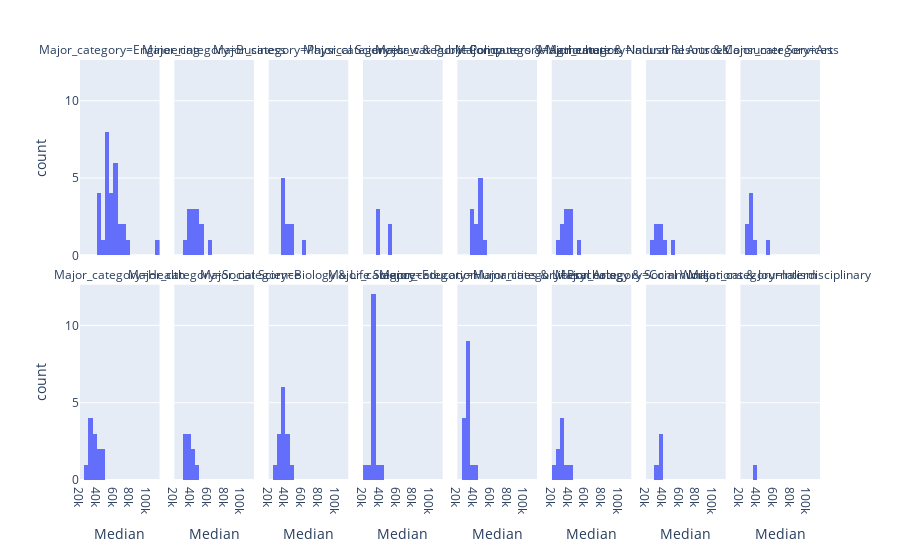

The notebook cell saved with this chart:
### Code cell
px.histogram(df_raw,
             x = 'Median',
             facet_col = 'Major_category',
             facet_col_wrap = 8)

### Figure 1 — Plotly figure (JSON) as saved in the notebook; plotly's stock layout.template omitted (floating-point values rounded to 4 significant figures)
{"data": [{"alignmentgroup": "True", "bingroup": "x", "hovertemplate": "Major_category=Engineering<br>Median=%{x}<br>count=%{y}<extra></extra>", "legendgroup": "", "marker": {"color": "#636efa", "pattern": {"shape": ""}}, "name": "", "offsetgroup": "", "orientation": "v", "showlegend": false, "type": "histogram", "x": [110000, 75000, 73000, 70000, 65000, 65000, 60000, 60000, 60000, 60000, 60000, 60000, 58000, 57100, 57000, 56000, 54000, 52000, 52000, 50000, 50000, 50000, 50000, 50000, 46000, 44000, 40000, 40000, 40000], "xaxis": "x9", "yaxis": "y9"}, {"alignmentgroup": "True", "bingroup": "x", "hovertemplate": "Major_category=Business<br>Median=%{x}<br>count=%{y}<extra></extra>", "legendgroup": "", "marker": {"color": "#636efa", "pattern": {"shape": ""}}, "name": "", "offsetgroup": "", "orientation": "v", "showlegend": false, "type": "histogram", "x": [62000, 51000, 50000, 47000, 46000, 45000, 40000, 40000, 40000, 38000, 38000, 36000, 33000], "xaxis": "x10", "yaxis": "y10"}, {"alignmentgroup": "True", "bingroup": "x", "hovertemplate": "Major_category=Physical Sciences<br>Median=%{x}<br>count=%{y}<extra></extra>", "legendgroup": "", "marker": {"color": "#636efa", "pattern": {"shape": ""}}, "name": "", "offsetgroup": "", "orientation": "v", "showlegend": false, "type": "histogram", "x": [62000, 46000, 45000, 44700, 40000, 39000, 36200, 36000, 35000, 35000], "xaxis": "x11", "yaxis": "y11"}, {"alignmentgroup": "True", "bingroup": "x", "hovertemplate": "Major_category=Law & Public Policy<br>Median=%{x}<br>count=%{y}<extra></extra>", "legendgroup": "", "marker": {"color": "#636efa", "pattern": {"shape": ""}}, "name": "", "offsetgroup": "", "orientation": "v", "showlegend": false, "type": "histogram", "x": [54000, 50000, 36000, 36000, 35000], "xaxis": "x12", "yaxis": "y12"}, {"alignmentgroup": "True", "bingroup": "x", "hovertemplate": "Major_category=Computers & Mathematics<br>Median=%{x}<br>count=%{y}<extra></extra>", "legendgroup": "", "marker": {"color": "#636efa", "pattern": {"shape": ""}}, "name": "", "offsetgroup": "", "orientation": "v", "showlegend": false, "type": "histogram", "x": [53000, 45000, 45000, 45000, 45000, 45000, 42000, 41300, 37500, 36400, 35000], "xaxis": "x13", "yaxis": "y13"}, {"alignmentgroup": "True", "bingroup": "x", "hovertemplate": "Major_category=Agriculture & Natural Resources<br>Median=%{x}<br>count=%{y}<extra></extra>", "legendgroup": "", "marker": {"color": "#636efa", "pattern": {"shape": ""}}, "name": "", "offsetgroup": "", "orientation": "v", "showlegend": false, "type": "histogram", "x": [53000, 40000, 40000, 40000, 35000, 35000, 35000, 32000, 30000, 29000], "xaxis": "x14", "yaxis": "y14"}, {"alignmentgroup": "True", "bingroup": "x", "hovertemplate": "Major_category=Industrial Arts & Consumer Services<br>Median=%{x}<br>count=%{y}<extra></extra>", "legendgroup": "", "marker": {"color": "#636efa", "pattern": {"shape": ""}}, "name": "", "offsetgroup": "", "orientation": "v", "showlegend": false, "type": "histogram", "x": [50000, 40000, 38400, 35000, 32000, 30000, 29000], "xaxis": "x15", "yaxis": "y15"}, {"alignmentgroup": "True", "bingroup": "x", "hovertemplate": "Major_category=Arts<br>Median=%{x}<br>count=%{y}<extra></extra>", "legendgroup": "", "marker": {"color": "#636efa", "pattern": {"shape": ""}}, "name": "", "offsetgroup": "", "orientation": "v", "showlegend": false, "type": "histogram", "x": [50000, 35000, 32000, 31000, 30500, 30000, 29000, 27000], "xaxis": "x16", "yaxis": "y16"}, {"alignmentgroup": "True", "bingroup": "x", "hovertemplate": "Major_category=Health<br>Median=%{x}<br>count=%{y}<extra></extra>", "legendgroup": "", "marker": {"color": "#636efa", "pattern": {"shape": ""}}, "name": "", "offsetgroup": "", "orientation": "v", "showlegend": false, "type": "histogram", "x": [48000, 45000, 42000, 40000, 36000, 35000, 35000, 34000, 33500, 33000, 32400, 28000], "xaxis": "x", "yaxis": "y"}, {"alignmentgroup": "True", "bingroup": "x", "hovertemplate": "Major_category=Social Science<br>Median=%{x}<br>count=%{y}<extra></extra>", "legendgroup": "", "marker": {"color": "#636efa", "pattern": {"shape": ""}}, "name": "", "offsetgroup": "", "orientation": "v", "showlegend": false, "type": "histogram", "x": [47000, 40100, 40000, 38000, 38000, 35000, 33000, 33000, 32000], "xaxis": "x2", "yaxis": "y2"}, {"alignmentgroup": "True", "bingroup": "x", "hovertemplate": "Major_category=Biology & Life Science<br>Median=%{x}<br>count=%{y}<extra></extra>", "legendgroup": "", "marker": {"color": "#636efa", "pattern": {"shape": ""}}, "name": "", "offsetgroup": "", "orientation": "v", "showlegend": false, "type": "histogram", "x": [45000, 41000, 40000, 40000, 38000, 37400, 37000, 35600, 35000, 35000, 33500, 33400, 33000, 26000], "xaxis": "x3", "yaxis": "y3"}, {"alignmentgroup": "True", "bingroup": "x", "hovertemplate": "Major_category=Education<br>Median=%{x}<br>count=%{y}<extra></extra>", "legendgroup": "", "marker": {"color": "#636efa", "pattern": {"shape": ""}}, "name": "", "offsetgroup": "", "orientation": "v", "showlegend": false, "type": "histogram", "x": [41000, 35000, 34000, 34000, 34000, 34000, 33000, 33000, 32500, 32100, 32000, 32000, 31000, 30000, 28000, 22000], "xaxis": "x4", "yaxis": "y4"}, {"alignmentgroup": "True", "bingroup": "x", "hovertemplate": "Major_category=Humanities & Liberal Arts<br>Median=%{x}<br>count=%{y}<extra></extra>", "legendgroup": "", "marker": {"color": "#636efa", "pattern": {"shape": ""}}, "name": "", "offsetgroup": "", "orientation": "v", "showlegend": false, "type": "histogram", "x": [40000, 35000, 34000, 34000, 34000, 33000, 32200, 32000, 32000, 31000, 30000, 29000, 28000, 27500, 27000], "xaxis": "x5", "yaxis": "y5"}, {"alignmentgroup": "True", "bingroup": "x", "hovertemplate": "Major_category=Psychology & Social Work<br>Median=%{x}<br>count=%{y}<extra></extra>", "legendgroup": "", "marker": {"color": "#636efa", "pattern": {"shape": ""}}, "name": "", "offsetgroup": "", "orientation": "v", "showlegend": false, "type": "histogram", "x": [40000, 36000, 31500, 30000, 30000, 30000, 25000, 25000, 23400], "xaxis": "x6", "yaxis": "y6"}, {"alignmentgroup": "True", "bingroup": "x", "hovertemplate": "Major_category=Communications & Journalism<br>Median=%{x}<br>count=%{y}<extra></extra>", "legendgroup": "", "marker": {"color": "#636efa", "pattern": {"shape": ""}}, "name": "", "offsetgroup": "", "orientation": "v", "showlegend": false, "type": "histogram", "x": [35000, 35000, 35000, 33000], "xaxis": "x7", "yaxis": "y7"}, {"alignmentgroup": "True", "bingroup": "x", "hovertemplate": "Major_category=Interdisciplinary<br>Median=%{x}<br>count=%{y}<extra></extra>", "legendgroup": "", "marker": {"color": "#636efa", "pattern": {"shape": ""}}, "name": "", "offsetgroup": "", "orientation": "v", "showlegend": false, "type": "histogram", "x": [35000], "xaxis": "x8", "yaxis": "y8"}], "layout": {"annotations": [{"font": {}, "showarrow": false, "text": "Major_category=Health", "x": 0.05375, "xanchor": "center", "xref": "paper", "y": 0.465, "yanchor": "bottom", "yref": "paper"}, {"font": {}, "showarrow": false, "text": "Major_category=Social Science", "x": 0.1812, "xanchor": "center", "xref": "paper", "y": 0.465, "yanchor": "bottom", "yref": "paper"}, {"font": {}, "showarrow": false, "text": "Major_category=Biology & Life Science", "x": 0.3087, "xanchor": "center", "xref": "paper", "y": 0.465, "yanchor": "bottom", "yref": "paper"}, {"font": {}, "showarrow": false, "text": "Major_category=Education", "x": 0.4363, "xanchor": "center", "xref": "paper", "y": 0.465, "yanchor": "bottom", "yref": "paper"}, {"font": {}, "showarrow": false, "text": "Major_category=Humanities & Liberal Arts", "x": 0.5637, "xanchor": "center", "xref": "paper", "y": 0.465, "yanchor": "bottom", "yref": "paper"}, {"font": {}, "showarrow": false, "text": "Major_category=Psychology & Social Work", "x": 0.6912, "xanchor": "center", "xref": "paper", "y": 0.465, "yanchor": "bottom", "yref": "paper"}, {"font": {}, "showarrow": false, "text": "Major_category=Communications & Journalism", "x": 0.8188, "xanchor": "center", "xref": "paper", "y": 0.465, "yanchor": "bottom", "yref": "paper"}, {"font": {}, "showarrow": false, "text": "Major_category=Interdisciplinary", "x": 0.9463, "xanchor": "center", "xref": "paper", "y": 0.465, "yanchor": "bottom", "yref": "paper"}, {"font": {}, "showarrow": false, "text": "Major_category=Engineering", "x": 0.05375, "xanchor": "center", "xref": "paper", "y": 1.0, "yanchor": "bottom", "yref": "paper"}, {"font": {}, "showarrow": false, "text": "Major_category=Business", "x": 0.1812, "xanchor": "center", "xref": "paper", "y": 1.0, "yanchor": "bottom", "yref": "paper"}, {"font": {}, "showarrow": false, "text": "Major_category=Physical Sciences", "x": 0.3087, "xanchor": "center", "xref": "paper", "y": 1.0, "yanchor": "bottom", "yref": "paper"}, {"font": {}, "showarrow": false, "text": "Major_category=Law & Public Policy", "x": 0.4363, "xanchor": "center", "xref": "paper", "y": 1.0, "yanchor": "bottom", "yref": "paper"}, {"font": {}, "showarrow": false, "text": "Major_category=Computers & Mathematics", "x": 0.5637, "xanchor": "center", "xref": "paper", "y": 1.0, "yanchor": "bottom", "yref": "paper"}, {"font": {}, "showarrow": false, "text": "Major_category=Agriculture & Natural Resources", "x": 0.6912, "xanchor": "center", "xref": "paper", "y": 1.0, "yanchor": "bottom", "yref": "paper"}, {"font": {}, "showarrow": false, "text": "Major_category=Industrial Arts & Consumer Services", "x": 0.8188, "xanchor": "center", "xref": "paper", "y": 1.0, "yanchor": "bottom", "yref": "paper"}, {"font": {}, "showarrow": false, "text": "Major_category=Arts", "x": 0.9463, "xanchor": "center", "xref": "paper", "y": 1.0, "yanchor": "bottom", "yref": "paper"}], "autosize": true, "barmode": "relative", "legend": {"tracegroupgap": 0}, "margin": {"t": 60}, "xaxis": {"anchor": "y", "autorange": true, "domain": [0, 0.1075], "range": [20000.0, 115000.0], "title": {"text": "Median"}, "type": "linear"}, "xaxis10": {"anchor": "y10", "autorange": true, "domain": [0.1275, 0.235], "matches": "x", "range": [20000.0, 115000.0], "showticklabels": false, "type": "linear"}, "xaxis11": {"anchor": "y11", "autorange": true, "domain": [0.255, 0.3625], "matches": "x", "range": [20000.0, 115000.0], "showticklabels": false, "type": "linear"}, "xaxis12": {"anchor": "y12", "autorange": true, "domain": [0.3825, 0.49], "matches": "x", "range": [20000.0, 115000.0], "showticklabels": false, "type": "linear"}, "xaxis13": {"anchor": "y13", "autorange": true, "domain": [0.51, 0.6175], "matches": "x", "range": [20000.0, 115000.0], "showticklabels": false, "type": "linear"}, "xaxis14": {"anchor": "y14", "autorange": true, "domain": [0.6375, 0.745], "matches": "x", "range": [20000.0, 115000.0], "showticklabels": false, "type": "linear"}, "xaxis15": {"anchor": "y15", "autorange": true, "domain": [0.765, 0.8725], "matches": "x", "range": [20000.0, 115000.0], "showticklabels": false, "type": "linear"}, "xaxis16": {"anchor": "y16", "autorange": true, "domain": [0.8925, 1], "matches": "x", "range": [20000.0, 115000.0], "showticklabels": false, "type": "linear"}, "xaxis2": {"anchor": "y2", "autorange": true, "domain": [0.1275, 0.235], "matches": "x", "range": [20000.0, 115000.0], "title": {"text": "Median"}, "type": "linear"}, "xaxis3": {"anchor": "y3", "autorange": true, "domain": [0.255, 0.3625], "matches": "x", "range": [20000.0, 115000.0], "title": {"text": "Median"}, "type": "linear"}, "xaxis4": {"anchor": "y4", "autorange": true, "domain": [0.3825, 0.49], "matches": "x", "range": [20000.0, 115000.0], "title": {"text": "Median"}, "type": "linear"}, "xaxis5": {"anchor": "y5", "autorange": true, "domain": [0.51, 0.6175], "matches": "x", "range": [20000.0, 115000.0], "title": {"text": "Median"}, "type": "linear"}, "xaxis6": {"anchor": "y6", "autorange": true, "domain": [0.6375, 0.745], "matches": "x", "range": [20000.0, 115000.0], "title": {"text": "Median"}, "type": "linear"}, "xaxis7": {"anchor": "y7", "autorange": true, "domain": [0.765, 0.8725], "matches": "x", "range": [20000.0, 115000.0], "title": {"text": "Median"}, "type": "linear"}, "xaxis8": {"anchor": "y8", "autorange": true, "domain": [0.8925, 1], "matches": "x", "range": [20000.0, 115000.0], "title": {"text": "Median"}, "type": "linear"}, "xaxis9": {"anchor": "y9", "autorange": true, "domain": [0, 0.1075], "matches": "x", "range": [20000.0, 115000.0], "showticklabels": false, "type": "linear"}, "yaxis": {"anchor": "x", "autorange": true, "domain": [0, 0.465], "range": [0, 12.63], "title": {"text": "count"}}, "yaxis10": {"anchor": "x10", "autorange": true, "domain": [0.535, 1.0], "matches": "y", "range": [0, 12.63], "showticklabels": false}, "yaxis11": {"anchor": "x11", "autorange": true, "domain": [0.535, 1.0], "matches": "y", "range": [0, 12.63], "showticklabels": false}, "yaxis12": {"anchor": "x12", "autorange": true, "domain": [0.535, 1.0], "matches": "y", "range": [0, 12.63], "showticklabels": false}, "yaxis13": {"anchor": "x13", "autorange": true, "domain": [0.535, 1.0], "matches": "y", "range": [0, 12.63], "showticklabels": false}, "yaxis14": {"anchor": "x14", "autorange": true, "domain": [0.535, 1.0], "matches": "y", "range": [0, 12.63], "showticklabels": false}, "yaxis15": {"anchor": "x15", "autorange": true, "domain": [0.535, 1.0], "matches": "y", "range": [0, 12.63], "showticklabels": false}, "yaxis16": {"anchor": "x16", "autorange": true, "domain": [0.535, 1.0], "matches": "y", "range": [0, 12.63], "showticklabels": false}, "yaxis2": {"anchor": "x2", "autorange": true, "domain": [0, 0.465], "matches": "y", "range": [0, 12.63], "showticklabels": false}, "yaxis3": {"anchor": "x3", "autorange": true, "domain": [0, 0.465], "matches": "y", "range": [0, 12.63], "showticklabels": false}, "yaxis4": {"anchor": "x4", "autorange": true, "domain": [0, 0.465], "matches": "y", "range": [0, 12.63], "showticklabels": false}, "yaxis5": {"anchor": "x5", "autorange": true, "domain": [0, 0.465], "matches": "y", "range": [0, 12.63], "showticklabels": false}, "yaxis6": {"anchor": "x6", "autorange": true, "domain": [0, 0.465], "matches": "y", "range": [0, 12.63], "showticklabels": false}, "yaxis7": {"anchor": "x7", "autorange": true, "domain": [0, 0.465], "matches": "y", "range": [0, 12.63], "showticklabels": false}, "yaxis8": {"anchor": "x8", "autorange": true, "domain": [0, 0.465], "matches": "y", "range": [0, 12.63], "showticklabels": false}, "yaxis9": {"anchor": "x9", "autorange": true, "domain": [0.535, 1.0], "matches": "y", "range": [0, 12.63], "title": {"text": "count"}}}}
